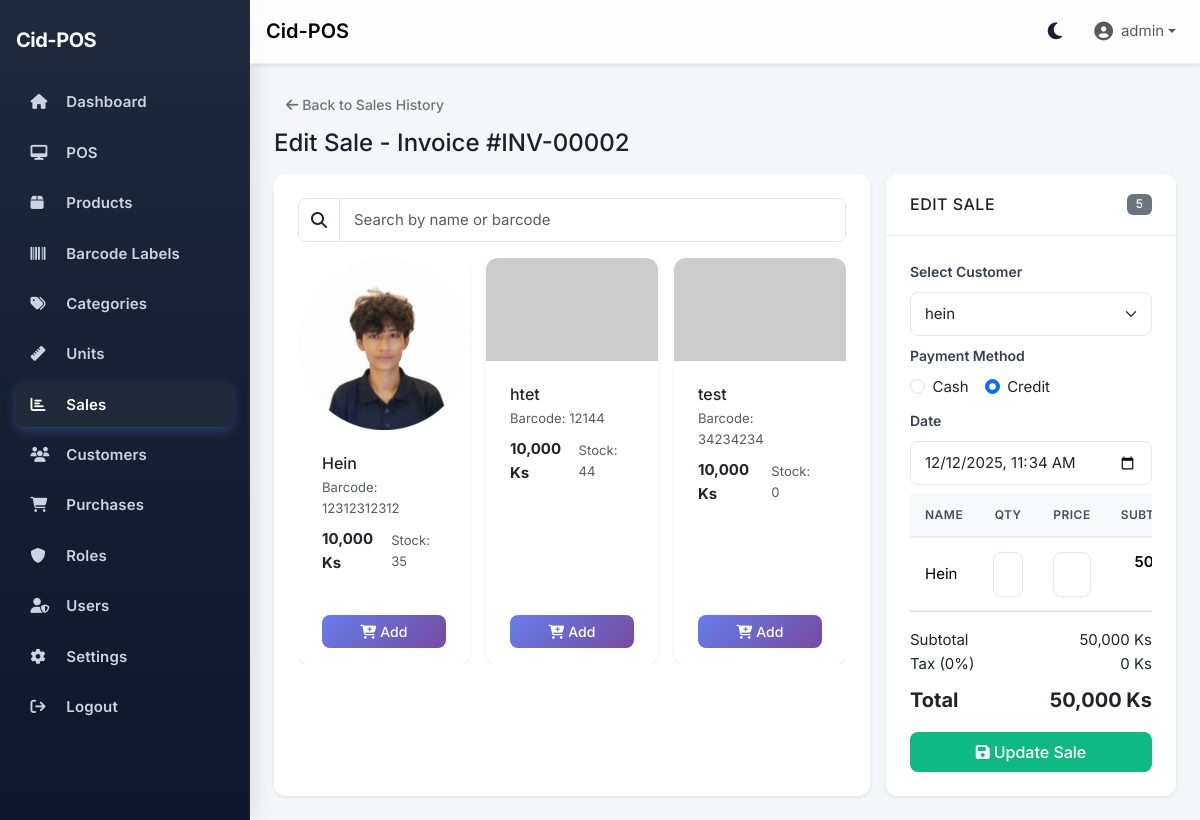
The app's page /reports/sale/2/edit (signed in) with its own data.
### app/models.py (models this page shows, shortened)
class User(UserMixin, db.Model):
    __tablename__ = "users"
    id = db.Column(db.Integer, primary_key=True)
    username = db.Column(db.String(80), unique=True, nullable=False, index=True)
    email = db.Column(db.String(120), unique=True, nullable=False)
    password_hash = db.Column(db.String(255), nullable=False)
    role_id = db.Column(db.Integer, db.ForeignKey("roles.id"), nullable=True)
    is_active = db.Column(db.Boolean, default=True, nullable=False)
    created_at = db.Column(db.DateTime, default=datetime.utcnow, nullable=False)
    role = db.relationship("Role", back_populates="users")
    sales = db.relationship("Sale", back_populates="cashier", lazy="dynamic")
    def has_permission(self, permission: str) -> bool:
        if not self.role:
            return False
        return self.role.has_permission(permission)

class Sale(db.Model):
    __tablename__ = "sales"
    id = db.Column(db.Integer, primary_key=True)
    invoice_no = db.Column(db.String(50), unique=True, nullable=False, index=True)
    total_amount = db.Column(db.Numeric(10, 2), nullable=False, default=0)
    tax = db.Column(db.Numeric(10, 2), nullable=False, default=0)
    discount = db.Column(db.Numeric(10, 2), nullable=False, default=0)
    payment_method = db.Column(db.String(30), nullable=False, default="cash")
    date = db.Column(db.DateTime, default=datetime.utcnow, nullable=False)
    user_id = db.Column(db.Integer, db.ForeignKey("users.id"), nullable=False)
    customer_id = db.Column(db.Integer, db.ForeignKey("customers.id"), nullable=True)
    status = db.Column(db.String(20), nullable=False, default="completed")  # completed, returned, partially_returned
    returned_amount = db.Column(db.Numeric(10, 2), nullable=False, default=0)  # Total amount returned
    cashier = db.relationship("User", back_populates="sales")
    customer = db.relationship("Customer", back_populates="sales")
    items = db.relationship(
        "SaleItem", back_populates="sale", cascade="all, delete-orphan"
    )

class Product(db.Model):
    __tablename__ = "products"
    id = db.Column(db.Integer, primary_key=True)
    name = db.Column(db.String(150), nullable=False)
    barcode = db.Column(db.String(50), unique=True, nullable=False, index=True)
    price = db.Column(db.Numeric(10, 2), nullable=False)
    cost = db.Column(db.Numeric(10, 2), nullable=False, default=0)
    stock = db.Column(db.Integer, nullable=False, default=0)
    min_stock = db.Column(db.Integer, nullable=False, default=0)
    category_id = db.Column(db.Integer, db.ForeignKey("categories.id"), nullable=True)
    unit_id = db.Column(db.Integer, db.ForeignKey("units.id"), nullable=True)
    image_file = db.Column(db.String(255), nullable=True)
    image_url = db.Column(db.String(500), nullable=True)  # Support external image URLs
    created_at = db.Column(db.DateTime, default=datetime.utcnow, nullable=False)
    category = db.relationship("Category", back_populates="products")
    unit = db.relationship("Unit", back_populates="products")

class Customer(db.Model):
    __tablename__ = "customers"
    id = db.Column(db.Integer, primary_key=True)
    name = db.Column(db.String(150), nullable=False)
    phone = db.Column(db.String(30))
    address = db.Column(db.String(255))
    credit_balance = db.Column(db.Numeric(10, 2), nullable=False, default=0)
    sales = db.relationship("Sale", back_populates="customer")

### app/blueprints/reports/routes.py (the view)
@reports_bp.route("/sale/<int:sale_id>/edit", methods=["GET"])
@login_required
@permission_required('sales_edit')
def edit_sale(sale_id: int):
    sale = db.session.get(Sale, sale_id)
    if not sale:
        flash("Sale not found.", "danger")
        return redirect(url_for("reports.overview"))
    customers = Customer.query.order_by(Customer.name).all()
    products = Product.query.order_by(Product.name).all()
    sale_items = [
        {
            "product_id": item.product_id,
            "product_name": item.product.name if item.product else "Unknown",
            "barcode": item.product.barcode if item.product else "",
            "quantity": item.quantity,
            "price": float(item.price or 0),
            "subtotal": float(item.subtotal or 0),
        }
        for item in sale.items
    ]
    return render_template(
        "reports/edit_sale.html",
        sale=sale,
        customers=customers,
        products=products,
        sale_items=sale_items,
    )

### app/templates/reports/edit_sale.html (shortened to what this page needs)
{% extends "base.html" %}
{% block content %}
<div class="container-fluid px-0">
  <div class="mb-2">
    <a href="{{ url_for('reports.overview') }}" class="btn btn-outline-secondary btn-sm">
      <i class="fa fa-arrow-left me-1"></i>Back to Sales History
    </a>
  </div>
  <div class="d-flex justify-content-between align-items-center mb-3">
    <h4 class="mb-0">Edit Sale - Invoice #{{ sale.invoice_no }}</h4>
  </div>
  <div class="row g-3">
    <div class="col-lg-8">
      <div class="card border-0 shadow-sm h-100">
        <div class="card-body d-flex flex-column">
          <div class="mb-3">
            <div class="input-group">
              <span class="input-group-text bg-white"><i class="fa fa-search"></i></span>
              <input type="text" id="productSearch" class="form-control" placeholder="Search by name or barcode">
            </div>
          </div>
          <div class="overflow-auto" style="max-height: 70vh;">
            <div class="row row-cols-1 row-cols-md-2 row-cols-xl-3 g-3" id="productGrid">
              {% for product in products %}
              <div class="col product-card" data-name="{{ product.name | lower }}" data-barcode="{{ product.barcode | lower }}">
                <div class="card h-100 border-0 shadow-sm">
                  <img src="{{ product.image_file or 'https://via.placeholder.com/300x180?text=Product' }}" class="card-img-top" alt="{{ product.name }}">
                  <div class="card-body">
                    <h6 class="card-title mb-1">{{ product.name }}</h6>
                    <div class="text-muted small mb-2">Barcode: {{ product.barcode }}</div>
                    <div class="d-flex justify-content-between align-items-center">
                      <span class="fw-bold">{{ '{:,.0f} Ks'.format(product.price or 0) }}</span>
                      <small class="text-muted">Stock: {{ product.stock }}</small>
                    </div>
                  </div>
                  <div class="card-footer bg-white border-0">
                    <button class="btn btn-sm btn-primary w-100 add-to-cart"
                            data-id="{{ product.id }}"
                            data-name="{{ product.name }}"
                            data-price="{{ product.price }}"
                            data-stock="{{ product.stock }}">
                      <i class="fa fa-cart-plus me-1"></i>Add
                    </button>
                  </div>
                </div>
              </div>
              {% endfor %}
            </div>
          </div>
        </div>
      </div>
    </div>
    <div class="col-lg-4">
      <div class="card border-0 shadow-sm h-100">
        <div class="card-header bg-white d-flex justify-content-between align-items-center">
          <h6 class="mb-0">Edit Sale</h6>
          <span class="badge bg-secondary" id="cartCount">0</span>
        </div>
        <div class="card-body d-flex flex-column" style="height: 70vh;">
          <div class="mb-2">
            <label class="form-label small fw-semibold">Select Customer</label>
            <select class="form-select form-select-sm" id="customerSelect">
              {% for c in customers %}
              <option value="{{ c.id }}" {% if sale.customer_id == c.id %}selected{% endif %}>{{ c.name }}{% if c.phone %} ({{ c.phone }}){% endif %}</option>
              {% endfor %}
            </select>
          </div>
          <div class="mb-2">
            <label class="form-label small fw-semibold">Payment Method</label>
            <div class="d-flex gap-3">
              <div class="form-check">
                <input class="form-check-input" type="radio" name="paymentMethod" id="payCash" value="cash" {% if sale.payment_method == 'cash' %}checked{% endif %}>
                <label class="form-check-label" for="payCash">Cash</label>
              </div>
              <div class="form-check">
                <input class="form-check-input" type="radio" name="paymentMethod" id="payCredit" value="credit" {% if sale.payment_method == 'credit' %}checked{% endif %}>
                <label class="form-check-label" for="payCredit">Credit</label>
              </div>
            </div>
          </div>
          <div class="mb-2">
            <label class="form-label small fw-semibold">Date</label>
            <input type="datetime-local" id="saleDate" class="form-control form-control-sm" value="{{ sale.date.strftime('%Y-%m-%dT%H:%M') }}">
          </div>
          <div class="table-responsive flex-grow-1">
            <table class="table table-sm table-hover align-middle" id="cartTable">
              <thead>
                <tr>
                  <th>Name</th>
                  <th class="text-center" style="width:80px;">Qty</th>
                  <th class="text-end" style="width:90px;">Price</th>
                  <th class="text-end" style="width:100px;">Subtotal</th>
                </tr>
              </thead>
              <tbody>
              </tbody>
            </table>
          </div>
          <div class="pt-3 border-top">
            <div class="d-flex justify-content-between">
              <span>Subtotal</span>
              <span id="subtotalLabel">0 Ks</span>
            </div>
            <div class="d-flex justify-content-between">
              <span>Tax (0%)</span>
              <span id="taxLabel">0 Ks</span>
            </div>
            <div class="d-flex justify-content-between fw-bold fs-5 mt-2">
              <span>Total</span>
              <span id="totalLabel">0 Ks</span>
            </div>
            <button class="btn btn-success w-100 mt-3" id="updateSaleBtn">
              <i class="fa fa-save me-1"></i>Update Sale
            </button>
          </div>
        </div>
      </div>
    </div>
  </div>
</div>
{% endblock %}

### app/templates/base.html (shortened to what this page needs)
<!doctype html>
<html lang="en" data-bs-theme="light">
  <head>
    <link href="https://cdn.jsdelivr.net/npm/bootstrap@5.3.3/dist/css/bootstrap.min.css" rel="stylesheet">
    <link href="https://cdnjs.cloudflare.com/ajax/libs/font-awesome/6.5.2/css/all.min.css" rel="stylesheet">
    <link rel="stylesheet" href="https://cdn.jsdelivr.net/npm/sweetalert2@11/dist/sweetalert2.min.css">
    <link rel="stylesheet" href="{{ url_for('static', filename='css/style.css') }}">
  </head>
  <body>
    <aside class="sidebar d-flex flex-column" id="sidebar">
      <div class="d-flex align-items-center justify-content-between mb-4">
        <span class="brand">Cid-POS</span>
      </div>
      <nav>
        {% if current_user.is_authenticated and (current_user.has_permission('dashboard_view') or (current_user.role and current_user.role.name.lower() == 'admin')) %}
        <a href="{{ url_for('main.dashboard') }}" class="{% if request.endpoint=='main.dashboard' %}active{% endif %}">
          <i class="fa fa-home"></i> Dashboard
        </a>
        {% endif %}
        {% if current_user.is_authenticated and (current_user.has_permission('pos_access') or (current_user.role and current_user.role.name.lower() == 'admin')) %}
        <a href="{{ url_for('pos.cart') }}" class="{% if request.blueprint=='pos' %}active{% endif %}">
          <i class="fa fa-desktop"></i> POS
        </a>
        {% endif %}
        {% if current_user.is_authenticated and (current_user.has_permission('inventory_view') or (current_user.role and current_user.role.name.lower() == 'admin')) %}
        <a href="{{ url_for('inventory.products') }}" class="{% if request.blueprint=='inventory' and request.endpoint != 'inventory.labels' %}active{% endif %}">
          <i class="fa fa-box"></i> Products
        </a>
        <a href="{{ url_for('inventory.labels') }}" class="{% if request.endpoint == 'inventory.labels' %}active{% endif %}">
          <i class="fa fa-barcode"></i> Barcode Labels
        </a>
        {% endif %}
        {% if current_user.is_authenticated and (current_user.has_permission('categories_manage') or (current_user.role and current_user.role.name.lower() == 'admin')) %}
        <a href="{{ url_for('categories.index') }}" class="{% if request.blueprint=='categories' %}active{% endif %}">
          <i class="fa fa-tags"></i> Categories
        </a>
        {% endif %}
        {% if current_user.is_authenticated and (current_user.has_permission('units_manage') or (current_user.role and current_user.role.name.lower() == 'admin')) %}
        <a href="{{ url_for('units.index') }}" class="{% if request.blueprint=='units' %}active{% endif %}">
          <i class="fa fa-ruler"></i> Units
        </a>
        {% endif %}
        {% if current_user.is_authenticated and (current_user.has_permission('sales_view') or (current_user.role and current_user.role.name.lower() == 'admin')) %}
        <a href="{{ url_for('reports.overview') }}" class="{% if request.blueprint=='reports' %}active{% endif %}">
          <i class="fa fa-chart-bar"></i> Sales
        </a>
        {% endif %}
        {% if current_user.is_authenticated and (current_user.has_permission('customers_manage') or (current_user.role and current_user.role.name.lower() == 'admin')) %}
        <a href="{{ url_for('customers.index') }}" class="{% if request.blueprint=='customers' %}active{% endif %}">
          <i class="fa fa-users"></i> Customers
        </a>
        {% endif %}
        {% if current_user.is_authenticated and (current_user.has_permission('purchases_manage') or (current_user.role and current_user.role.name.lower() == 'admin')) %}
        <a href="{{ url_for('purchases.index') }}" class="{% if request.blueprint=='purchases' %}active{% endif %}">
          <i class="fa fa-shopping-cart"></i> Purchases
        </a>
        {% endif %}
        {% if current_user.is_authenticated and (current_user.has_permission('users_manage') or (current_user.role and current_user.role.name.lower() == 'admin')) %}
        <a href="{{ url_for('roles.index') }}" class="{% if request.blueprint=='roles' %}active{% endif %}">
          <i class="fa fa-shield"></i> Roles
        </a>
        {% endif %}
        {% if current_user.is_authenticated and (current_user.has_permission('users_manage') or (current_user.role and current_user.role.name.lower() == 'admin')) %}
        <a href="{{ url_for('users.index') }}" class="{% if request.blueprint=='users' %}active{% endif %}">
          <i class="fa fa-user-shield"></i> Users
        </a>
        {% endif %}
        {% if current_user.is_authenticated and (current_user.has_permission('settings_access') or (current_user.role and current_user.role.name.lower() == 'admin')) %}
        <a href="{{ url_for('settings.index') }}" class="{% if request.blueprint=='settings' %}active{% endif %}">
          <i class="fa fa-cog"></i> Settings
        </a>
        {% endif %}
        {% if current_user.is_authenticated %}
        <a href="{{ url_for('auth.logout') }}">
          <i class="fa fa-arrow-right-from-bracket"></i> Logout
        </a>
        {% else %}
        <a href="{{ url_for('auth.login') }}">
          <i class="fa fa-sign-in-alt"></i> Login
        </a>
        {% endif %}
      </nav>
    </aside>
    <div class="content-wrapper">
      <nav class="navbar navbar-expand-lg navbar-top shadow-sm px-3">
        <a class="navbar-brand fw-semibold" href="{{ url_for('main.dashboard') }}">Cid-POS</a>
        <div class="ms-auto d-flex align-items-center gap-3">
          <button class="theme-toggle" id="themeToggle" type="button" aria-label="Toggle theme">
            <i class="fa fa-moon" id="themeIcon"></i>
          </button>
          <ul class="navbar-nav align-items-center">
            <li class="nav-item dropdown">
              <a class="nav-link dropdown-toggle d-flex align-items-center" href="#" role="button" data-bs-toggle="dropdown" aria-expanded="false">
                <span>{{ current_user.username if current_user.is_authenticated else "Guest" }}</span>
              </a>
            </li>
          </ul>
        </div>
      </nav>
      <div class="main-content">
        {% block content %}{% endblock %}
      </div>
    </div>
  </body>
</html>

### records on screen
User: is_active+username "admin"
Sale: invoice_no "INV-00002", customer.name "hein", payment_method "☐ Cash", payment_method "☑ Credit", date "12/12/2025 11:34"
Product: image_file (picture), name "Hein", barcode "12312312312", price "10,000 Ks", stock "35"
Product: name "htet", barcode "12144", price "10,000 Ks", stock "44"
Product: name "test", barcode "34234234", price "10,000 Ks", stock "0"
